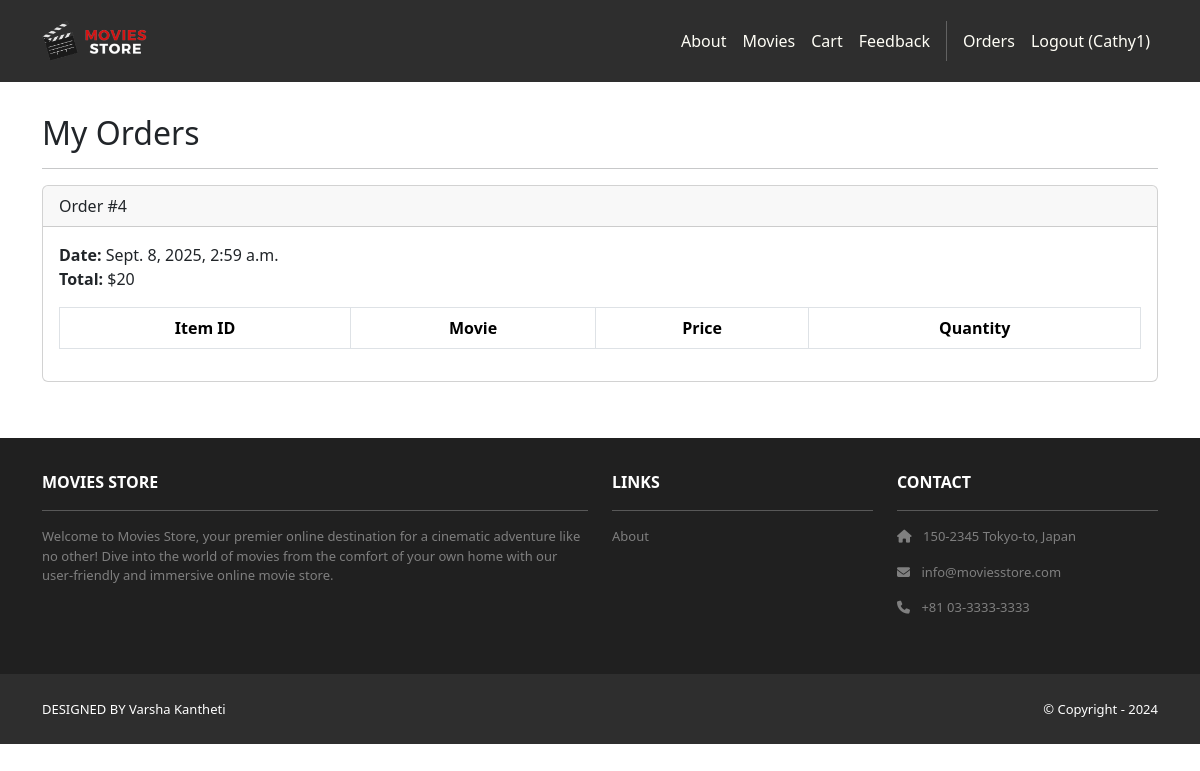
The app's page /accounts/orders/ (signed in), older data.
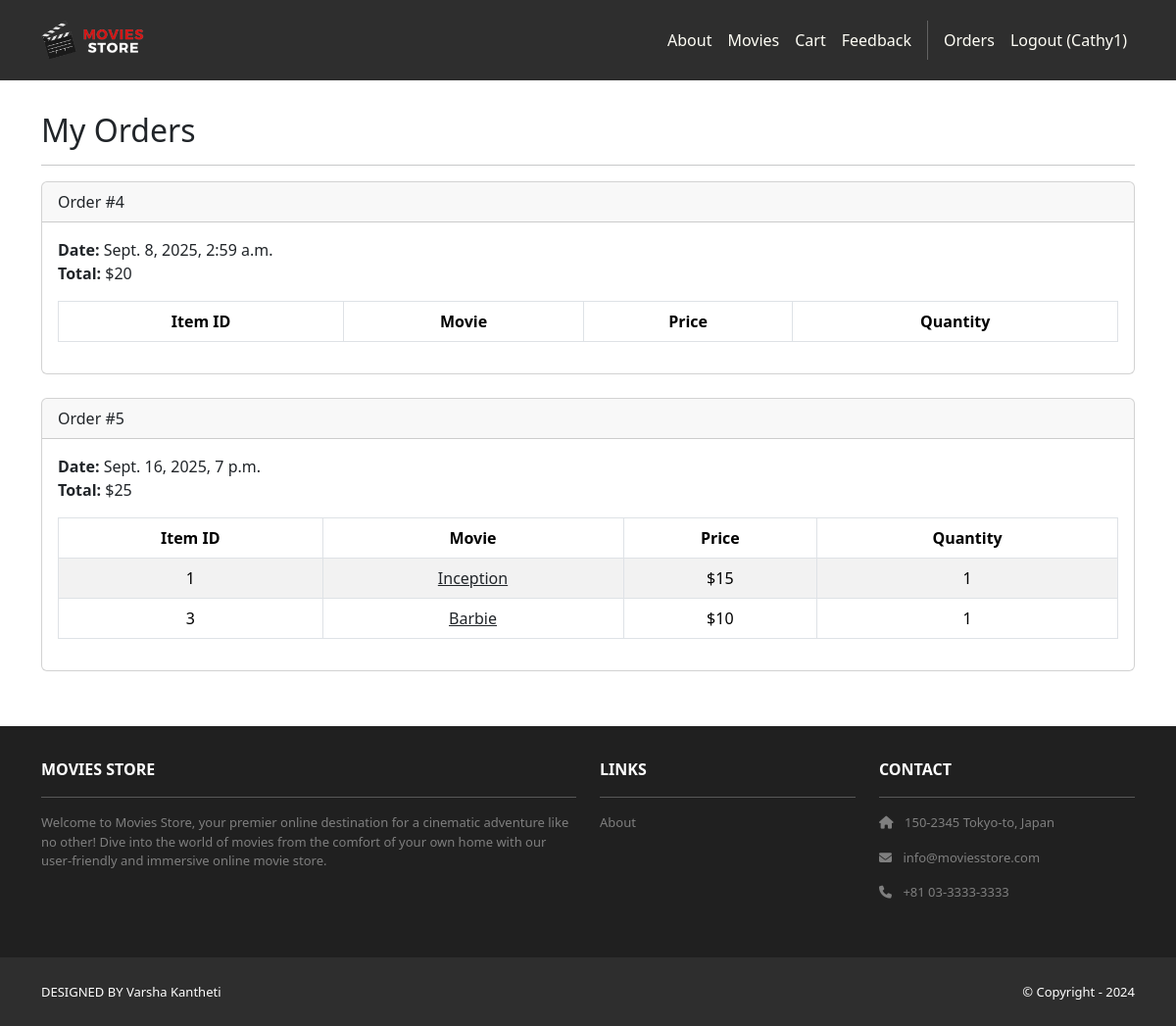
The same page, newer data.
### cart/models.py (models this page shows, shortened)
class Order(models.Model):
    id = models.AutoField(primary_key=True)
    total = models.IntegerField()
    date = models.DateTimeField(auto_now_add=True)
    user = models.ForeignKey(User,
        on_delete=models.CASCADE)

class Item(models.Model):
    id = models.AutoField(primary_key=True)
    price = models.IntegerField()
    quantity = models.IntegerField()
    order = models.ForeignKey(Order,
        on_delete=models.CASCADE)
    movie = models.ForeignKey(Movie,
        on_delete=models.CASCADE)

### movies/models.py (models this page shows, shortened)
class Movie(models.Model):
    id = models.AutoField(primary_key=True)
    name = models.CharField(max_length=255)
    price = models.IntegerField()
    description = models.TextField()
    image = models.ImageField(upload_to='movie_images/')

### accounts/views.py (the view)
# urls.py: path('orders/', views.orders, name='accounts.orders'),
@login_required
def orders(request):
    template_data = {}
    template_data['title'] = 'Orders'
    template_data['orders'] = request.user.order_set.all()
    return render(request, 'accounts/orders.html',
        {'template_data': template_data})

### accounts/templates/accounts/orders.html
{% extends 'base.html' %}
{% block content %}
<div class="p-3">
  <div class="container">
    <div class="row mt-3">
      <div class="col mx-auto mb-3">
        <h2>My Orders</h2>
        <hr />
        {% for order in template_data.orders %}
        <div class="card mb-4">
          <div class="card-header">
            Order #{{ order.id }}
          </div>
          <div class="card-body">
            <b>Date:</b> {{ order.date }}<br />
            <b>Total:</b> ${{ order.total }}<br />
            <table class="table table-bordered
              table-striped text-center mt-3">
              <thead>
                <tr>
                  <th scope="col">Item ID</th>
                  <th scope="col">Movie</th>
                  <th scope="col">Price</th>
                  <th scope="col">Quantity</th>
                </tr>
              </thead>
              <tbody>
                {% for item in order.item_set.all %}
                <tr>
                  <td>{{ item.movie.id }}</td>
                  <td>
                    <a class="link-dark"
                      href="{% url 'movies.show' id=item.movie.id %}">
                      {{ item.movie.name }}
                    </a>
                  </td>
                  <td>${{ item.movie.price }}</td>
                  <td>{{ item.quantity }}</td>
                </tr>
                {% endfor %}
              </tbody>
            </table>
          </div>
        </div>
        {% endfor %}
      </div>
    </div>
  </div>
</div>
{% endblock content %}

Row changes from the older to the newer data that the page shows:
added Order: id "5", date "Sept. 16, 2025, 7 p.m.", total "25"
added Item: movie.id "1", movie.name "Inception", movie.price "15", quantity "1"
added Item: movie.id "3", movie.name "Barbie", movie.price "10", quantity "1"
